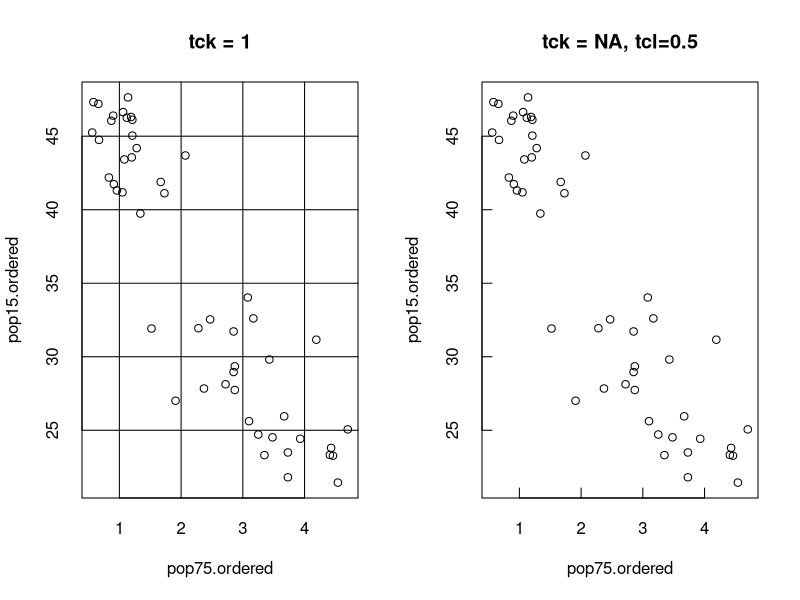

Here is the R script that generated this plot:
par( mfrow=c( 1, 2 ) )

ord = order( 
  LifeCycleSavings$pop75 
)
pop75.ordered = LifeCycleSavings$pop75[ ord ]
pop15.ordered = LifeCycleSavings$pop15[ ord ]

plot( pop75.ordered, pop15.ordered, main="tck = 1", tck=1)

plot( pop75.ordered, pop15.ordered, main="tck = NA, tcl=0.5", tck=NA,  tcl=0.5 )

par( mfrow=c( 1, 1 ) )
